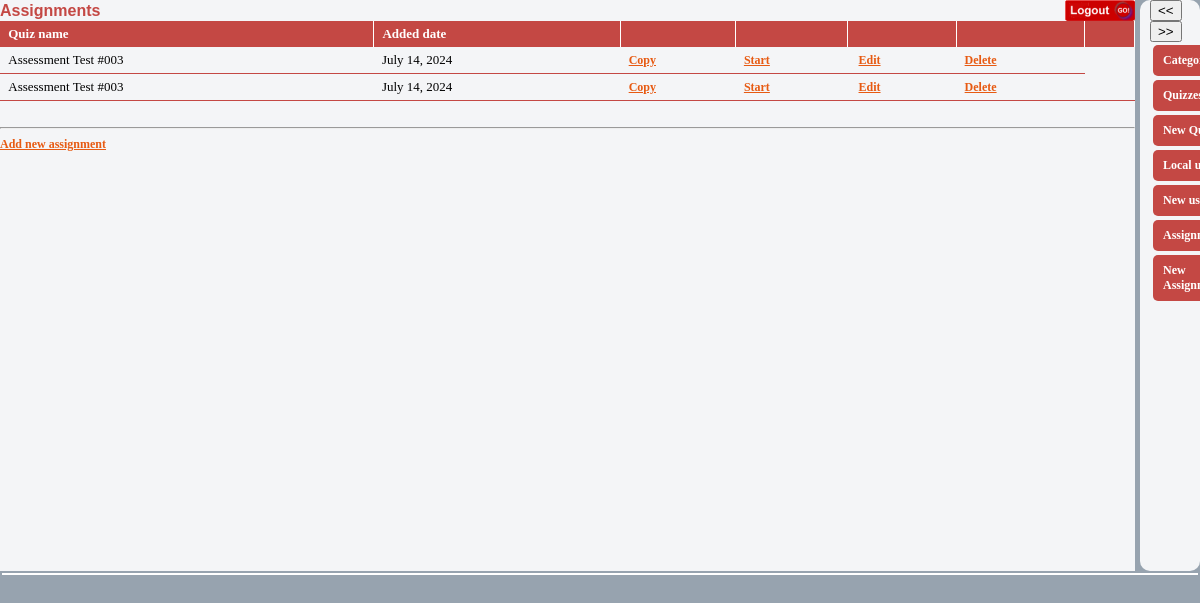
Page /sources/php/qnpro/admin/index.php?module=assignments (signed in) on the committed database.
### tables this page shows
CREATE TABLE `quizzes` (
  `id` int(11) NOT NULL AUTO_INCREMENT,
  `cat_id` int(11) NOT NULL,
  `quiz_name` varchar(500) NOT NULL,
  `quiz_desc` varchar(500) NOT NULL,
  `added_date` datetime NOT NULL,
  `parent_id` int(11) NOT NULL,
  `show_intro` int(11) NOT NULL,
  `intro_text` varchar(3850) DEFAULT NULL,
  PRIMARY KEY (`id`)
);

CREATE TABLE `assignments` (
  `id` int(11) NOT NULL AUTO_INCREMENT,
  `quiz_id` int(11) NOT NULL DEFAULT '0',
  `org_quiz_id` int(11) NOT NULL DEFAULT '0',
  `results_mode` int(11) NOT NULL DEFAULT '0',
  `added_date` datetime NOT NULL DEFAULT CURRENT_TIMESTAMP,
  `quiz_time` int(11) NOT NULL DEFAULT '0',
  `show_results` int(11) NOT NULL DEFAULT '0',
  `pass_score` decimal(10,2) NOT NULL DEFAULT '0.00',
  `quiz_type` int(11) NOT NULL DEFAULT '0',
  `status` int(11) NOT NULL DEFAULT '0',
  PRIMARY KEY (`id`)
);

### sources/php/qnpro/admin/modules/assignments.php (called while the page is built, shortened)
<?php
    require "grid.php";
    $hedaers = array("Quiz name", "Added date", "&nbsp;","&nbsp;","&nbsp;","&nbsp;","&nbsp;");
    $columns = array("quiz_name"=>"text", "added_date"=>"short date");
    $grd = new grid($hedaers,$columns, "index.php?module=assignments");
    $grd->edit_link="index.php?module=add_assignment";
    $grd->commands=array("Start"=>"start");
    $grd->process_command_override="grd_process_command_override";
    $grd->edit_link_override = "grd_ovverride_edit_link";
    $grd->id_links=(array("Information"=>"?module=view_assignment"));
    $grd->id_link_key="asg_id";
	$grd->id_links=(array(
		"Copy"=>"?module=add_assignment"));
	$grd->id_link_key="copyid";
    function grd_ovverride_edit_link($row)
    {
        global $grd;
        if(intval($row['status'])>0)
        {
            return "&nbsp;";
        }
        else
        {
            return grid::EditCommandTemplate($row, $grd);
        }
    }
    function grd_process_command_override($row)
    {
        global $grd;
        if($row['status']==0)
        {
            return grid::ProcessCommandTemplate($row, "start", "Start",$grd);
        }
    }
    $query = asgDB::GetAsgQuery();
    $grd->DrowTable($query);
?>

### sources/php/qnpro/admin/db/mysql2.php (called while the page is built, shortened)
<?php
class db
{
    public static function exec_sql($query)
    {
	$link=mysqli_connect(SQL_IP, SQL_USER, SQL_PWD,SQL_DATABASE) or die(db::error($link));
	$results=mysqli_query($link,$query) or die(db::myerror($link,$query));
	return $results;
    }
}
?>

### sources/php/qnpro/admin/grid.php (the view, shortened to what this page needs)
<?php
    class grid
    {
        var $id_column = "id";
        var $page_name = "";
        var $grid_control_name ="div_grid";
        var $table = "<table border=1 class=tblGrid>";
        var $edit_attr="";
        var $edit_text = "Edit";
        var $edit_link ="";
        var $delete_text = "Delete";
        var $checkbox = false;
        var $id_links ;
        var $id_link_key="id";
        var $commands;
        var $message = 'Are you sure ?';
        var $_columns ;
        var $identity = "";
        var $process_command_override = "";
        var $edit_link_override = "";
        var $process_html_command="";
        public function grid($headers, $columns, $page)
        {
            $this->_columns = $columns;
            $this->page_name= $page;
            $this->table.="<tr class=c_list_head>";
            foreach($headers as $header)
            {
                $this->table.="<td>&nbsp;".$header."</td>";
            }
            $this->table.="</tr>";
        }
        public function DrowTable($query)
        {
            $rows = db::exec_sql($query);
            while($row=db::fetch($rows))
            {
                $this->table.="<tr class=c_list_item>";
                foreach($this->_columns as $key=>$value)
                {
                    $this->table.="<td>&nbsp;".trim(strip_tags($this->FormatColumn($value,$row[$key])))."&nbsp;</td>";
                }
                $this->AddIdLinks($row);
                $this->ProcessCommands($row);
                $this->ProcessEdit($row);
                $this->ProcessDelete($row);
               $this->table.="</tr>";
            }
            $this->table.="</table>";
        }
        private function FormatColumn($format , $results)
        {
            if($format=="short date")
            {
                $results = date('F d, Y ', strtotime($results));
            }
            return $results;
        }
        public function DrowJs()
        {
            $this->table.="<input type=hidden id=hdnEventArgs /><input type=hidden id=hdnEventMode />";
        }
        private function ProcessEdit($row)
        {
            $edit_attr= $this->edit_attr;
            $edit_link_override = $this->edit_link_override;
            $edit_link = "<a $edit_attr href='".$this->edit_link."&id=".$row[$this->id_column]."'>$this->edit_text</a>";
            if($edit_link_override!="")
            {
                $edit_link=$edit_link_override($row);
            }
            $this->table.="<td>&nbsp;$edit_link</td>";
        }
        public static function EditCommandTemplate($row,$grd)
        {
            $html = "&nbsp;<a href='".$grd->edit_link."&id=".$row[$grd->id_column]."'>$grd->edit_text</a>";
            return $html;
        }
        private function ProcessDelete($row)
        {
            $id = $this->id_column;
            $this->table.="<td>&nbsp;<a href='javascript:jsProcessDelete(\"$this->message\",$row[$id], \"$this->page_name\", \"$this->grid_control_name\" )'>$this->delete_text</a></td>";
        }
        public static function ProcessCommandTemplate($row,$value,$key,$grd)
        {
            $html = "<td>&nbsp;<a href='javascript:jsProcessCommand(".$row[$grd->id_column].", \"$grd->page_name\", \"$grd->grid_control_name\", \"$value\" )'>$key</a></td>";
            return $html;
        }
        private function ProcessHTML($row)
        {
            if($this->process_html_command=="") return ;
            $process_html_command = $this->process_html_command;
            $this->table.=$process_html_command($row);
        }
        private function ProcessCommands($row)
        {
            $process_command_override = $this->process_command_override;
            $id = $this->id_column;
            foreach($this->commands as $key=>$value)
            {
                 if($process_command_override!="")
                 {
                     $this->table.=$process_command_override($row);
                 }
                 else
                 {
                     $this->table.="<td><a href='javascript:jsProcessCommand($row[$id], \"$this->page_name\", \"$this->grid_control_name\", \"$value\" )'>$key</a></td>";
                 }
            }
        }
        private function AddCheckbox($row)
        {
            if(!$this->checkbox) return ;
            $checked = "";
            $identity =$this->identity;
            $this->table.="<td><input $checked type=checkbox name=chkgrd".$identity."[] value=".$row[$this->id_column]." /></td>";
        }
        private function AddIdLinks($row)
        {
            foreach($this->id_links as $key=>$value)
            {
                 $this->table.="<td>&nbsp;<a href='$value&".$this->id_link_key."=".$row[$this->id_column]."'>$key</a></td>";
            }
        }
    }
?>

### sources/php/qnpro/admin/style/index.css (style rules this page uses)
BODY { PADDING-RIGHT: 0px; PADDING-LEFT: 0px; font-size : 11px; PADDING-BOTTOM: 0px; MARGIN: 0px; PADDING-TOP: 0px; FONT-FAMILY: Arial, Helvetica, Verdana, sans-serif }
a { color:#E75A12; font-size : 12px; font-family:tahoma; font-weight : bold; }

### sources/php/qnpro/admin/style/grid.css (style rules this page uses)
.c_list_head { color:#7D848C; font-size : 13px; font-family:tahoma; font-weight : bold; padding:5px; }
.c_list_head td { padding:5px; color:#ffffff; background-color:#c44844; border-top:none; border-left:none; border-right:1px solid #ffffff; border-bottom:none; }
.c_list_item { color:black; font-size : 13px; font-family:tahoma; }
.c_list_item td { padding:5px; border-top:none; border-left:none; border-right:none; border-bottom:1px solid #c44844; }
.tblGrid { scope:col; width: 100%; border-top:none; border-left:none; border-right:none; border-bottom:1px solid #c44844; border-collapse:collapse; }

### rows in the picture
quizzes: quiz_name "Assessment Test #003 Assessment Test #003"
assignments: added_date "July 14, 2024"
assignments: added_date "July 14, 2024"

### other values in the picture
desc_func() "Assignments"
$header "Quiz name Added date"
$key "Copy Copy"
$key "Start Start"
$grd->edit_text "Edit Edit"
$this->delete_text "Delete Delete"
$row['module_name'] "New…"
$row['module_name'] "Local…"
